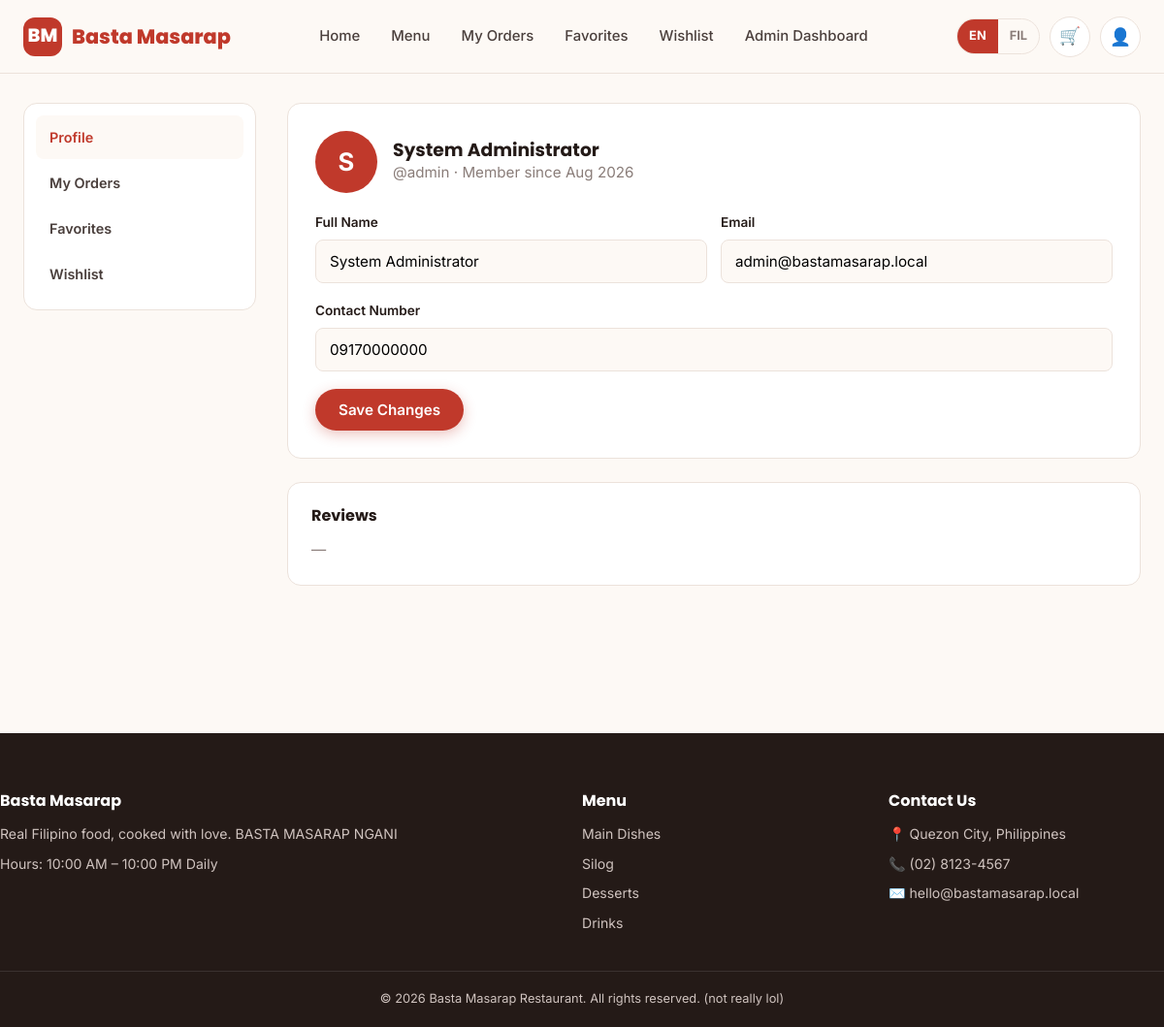
The app's page /profile.php (signed in) with its own data.
### tables this page shows
CREATE TABLE `users` (
  `user_id` int(11) NOT NULL,
  `role_id` int(11) NOT NULL DEFAULT 2,
  `username` varchar(50) NOT NULL,
  `email` varchar(120) NOT NULL,
  `password_hash` varchar(255) NOT NULL,
  `full_name` varchar(120) NOT NULL,
  `contact_number` varchar(30) DEFAULT NULL,
  `profile_picture` varchar(255) DEFAULT NULL,
  `status` enum('active','inactive') NOT NULL DEFAULT 'active',
  `created_at` timestamp NOT NULL DEFAULT current_timestamp()
);

### includes/functions.php (called while the page is built, shortened)
<?php
function currentLang(): string
{
    return $_SESSION['lang'] ?? 'en';
}
function t(string $key): string
{
    static $dict = null;
    if ($dict === null) {
        $dict = require __DIR__ . '/lang.php';
    }
    $lang = currentLang();
    return $dict[$lang][$key] ?? $dict['en'][$key] ?? $key;
}
function esc(?string $value): string
{
    return htmlspecialchars($value ?? '', ENT_QUOTES, 'UTF-8');
}

### includes/auth.php (called while the page is built, shortened)
<?php
function currentUser(): ?array
{
    static $user = null;
    if ($user === null) {
        $db = Database::connect();
        $stmt = $db->prepare('SELECT user_id, username, email, full_name, contact_number, profile_picture, created_at FROM users WHERE user_id = ?');
        $stmt->execute([$_SESSION['user_id']]);
        $user = $stmt->fetch() ?: null;
    }
    return $user;
}

### profile.php (the view, shortened to what this page needs)
<?php
require_once __DIR__ . '/includes/bootstrap.php';
$user = currentUser();
$reviewsStmt = $db->prepare(
    "SELECT r.*, d.name AS dish_name FROM reviews r JOIN dishes d ON d.dish_id = r.dish_id
     WHERE r.user_id = ? ORDER BY r.created_at DESC"
);
$reviewsStmt->execute([$user['user_id']]);
$myReviews = $reviewsStmt->fetchAll();
require __DIR__ . '/includes/header.php';
?>
<section class="section" style="padding-top: 10px;">
    <div class="container layout-sidebar">
        <div class="sidebar-card">
            <a href="/basta-masarap/profile.php" class="active"><?= t('nav_profile') ?></a>
            <a href="/basta-masarap/orders.php"><?= t('nav_orders') ?></a>
            <a href="/basta-masarap/favorites.php"><?= t('nav_favorites') ?></a>
            <a href="/basta-masarap/wishlist.php"><?= t('nav_wishlist') ?></a>
        </div>
        <div>
            <div class="card" style="padding: 28px; margin-bottom: 24px;">
                <div style="display: flex; align-items: center; gap: 16px; margin-bottom: 20px;">
                    <div style="width: 64px; height: 64px; border-radius: 50%; background: var(--color-primary); color: #fff; display: flex; align-items: center; justify-content: center; font-size: 1.6rem; font-weight: 700;">
                        <?= esc(mb_substr($user['full_name'], 0, 1)) ?>
                    </div>
                    <div>
                        <h3><?= esc($user['full_name']) ?></h3>
                        <p class="section-sub">@<?= esc($user['username']) ?> · <?= t('member_since') ?> <?= date('M Y', strtotime($user['created_at'])) ?></p>
                    </div>
                </div>
                <form method="POST" data-validate>
                    <div class="form-row">
                        <div class="form-group">
                            <label><?= t('full_name') ?></label>
                            <input class="form-control" type="text" name="full_name" value="<?= esc($user['full_name']) ?>" required>
                        </div>
                        <div class="form-group">
                            <label><?= t('email') ?></label>
                            <input class="form-control" type="email" name="email" value="<?= esc($user['email']) ?>" required>
                        </div>
                    </div>
                    <div class="form-group">
                        <label><?= t('contact_number') ?></label>
                        <input class="form-control" type="text" name="contact_number" value="<?= esc($user['contact_number'] ?? '') ?>">
                    </div>
                    <button class="btn btn-primary" type="submit"><?= t('save_changes') ?></button>
                </form>
            </div>
            <div class="card" style="padding: 24px;">
                <h4 style="margin-bottom: 14px;"><?= t('reviews') ?></h4>
                <?php if (!$myReviews): ?>
                    <p class="section-sub">—</p>
                <?php endif; ?>
            </div>
        </div>
    </div>
</section>
<?php require __DIR__ . '/includes/footer.php'; ?>

### assets/css/style.css (style rules this page uses)
:root { --color-primary: #c0392b; --color-primary-dark: #9c2c1f; --color-primary-light: #e8746a; --color-secondary: #f2a71b; --color-ink: #241a17; --color-body: #4a3f3c; --color-muted: #8a7d79; --color-bg: #fdf9f5; --color-surface: #ffffff; --color-border: #ece2db; --color-success: #2e8b57; --color-danger: #c0392b; --radius-sm: 8px; --radius-md: 14px; --radius-lg: 22px; --shadow-sm: 0 1px 3px rgba(36, 26, 23, 0.08); --shadow-md: 0 8px 24px rgba(36, 26, 23, 0.10); --shadow-lg: 0 20px 48px rgba(36, 26, 23, 0.16); --font-heading: 'Poppins', 'Segoe UI', sans-serif; --font-body: 'Inter', 'Segoe UI', sans-serif; --header-height: 76px; }
* { box-sizing: border-box; margin: 0; padding: 0; }
body { font-family: var(--font-body); color: var(--color-body); background: var(--color-bg); line-height: 1.6; -webkit-font-smoothing: antialiased; }
h1, h2, h3, h4 { font-family: var(--font-heading); color: var(--color-ink); font-weight: 700; line-height: 1.2; }
a { color: inherit; text-decoration: none; }
button { font-family: inherit; cursor: pointer; }
input, select, textarea { font-family: inherit; }
.container { max-width: 1200px; margin: 0 auto; padding: 0 24px; }
.section { padding: 72px 0; }
.section-sub { color: var(--color-muted); font-size: 0.95rem; }
.btn { display: inline-flex; align-items: center; justify-content: center; gap: 8px; padding: 12px 24px; border-radius: 999px; border: none; font-weight: 600; font-size: 0.95rem; transition: transform 0.15s ease, box-shadow 0.15s ease, background 0.15s ease; }
.btn-primary { background: var(--color-primary); color: #fff; box-shadow: 0 4px 14px rgba(192, 57, 43, 0.3); }
.card { background: var(--color-surface); border-radius: var(--radius-md); border: 1px solid var(--color-border); overflow: hidden; transition: transform 0.2s ease, box-shadow 0.2s ease; }
.form-group { margin-bottom: 18px; }
.form-group label { display: block; font-weight: 600; font-size: 0.85rem; margin-bottom: 6px; color: var(--color-ink); }
.form-control { width: 100%; padding: 12px 14px; border-radius: var(--radius-sm); border: 1.5px solid var(--color-border); background: var(--color-bg); font-size: 0.95rem; }
.form-row { display: grid; grid-template-columns: 1fr 1fr; gap: 14px; }
.layout-sidebar { display: grid; grid-template-columns: 240px 1fr; gap: 32px; align-items: start; }
.sidebar-card { background: var(--color-surface); border: 1px solid var(--color-border); border-radius: var(--radius-md); padding: 12px; position: sticky; top: calc(var(--header-height) + 20px); }
.sidebar-card a { display: block; padding: 11px 14px; border-radius: var(--radius-sm); font-weight: 600; font-size: 0.9rem; color: var(--color-body); margin-bottom: 2px; }
.sidebar-card a:hover, .sidebar-card a.active { background: var(--color-bg); color: var(--color-primary); }

### records on screen
users: full_name "S", full_name "System Administrator", username "admin", created_at "Aug 2026", email "admin@bastamasarap.local", contact_number "09170000000"

### other values on screen
t('nav_home') "Home"
t('nav_menu') "Menu"
t('nav_orders') "My Orders"
t('nav_favorites') "Favorites"
t('nav_wishlist') "Wishlist"
t('nav_admin') "Admin Dashboard"
t('nav_profile') "Profile"
t('member_since') "Member since"
t('full_name') "Full Name"
t('email') "Email"
t('contact_number') "Contact Number"
t('save_changes') "Save Changes"
t('reviews') "Reviews"
t('footer_tagline') "Real Filipino food, cooked with love. BASTA MASARAP NGANI"
t('footer_hours') "Hours: 10:00 AM – 10:00 PM Daily"
